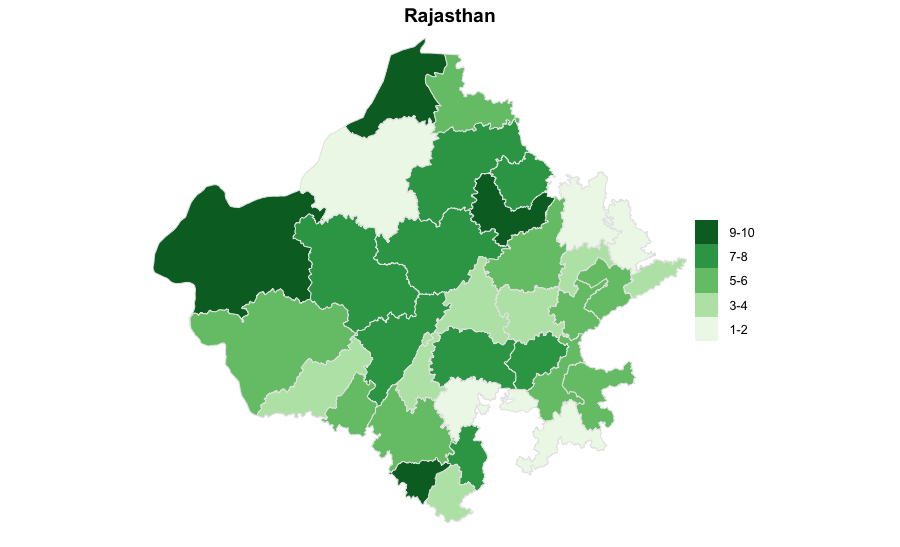

The R source for this figure:
library(sp)
library(RColorBrewer)
ind2=readRDS("/Users/kartiksharma/Downloads/IND_adm2.rds")
rj2 = (ind2[ind2$NAME_1=="Rajasthan",])
rj2$NAME_2 = as.factor(rj2$NAME_2)
rj2$fake.data = runif(length(rj2$NAME_1))
col_no = as.factor(as.numeric(cut(rj2$fake.data, c(0,0.2,0.4,0.6,0.8,1))))
levels(col_no) = c("1-2","3-4","5-6","7-8","9-10")
rj2$col_no = col_no
myPalette = brewer.pal(5,"Greens")
spplot(rj2, "col_no", col=grey(.9), col.regions=myPalette,par.settings = list(axis.line = list(col =  'transparent')), main="Rajasthan")
